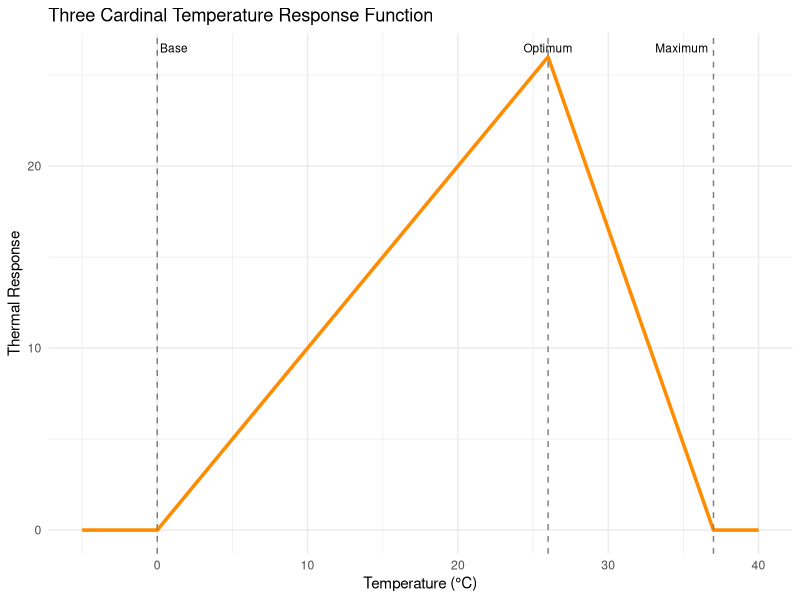

Write R code to recreate this figure.
## ---- chunk 1
library(ggplot2)

# Define temperature range
temps <- seq(-5, 40, by = 0.1)

# Three cardinal temperature response function (example: base=0, optimum=26, maximum=37)
thermal_response <- function(temp) {
    if (temp <= 0 || temp >= 37) return(0)
    if (temp >= 26) return((37 - temp) / (37 - 26) * 26)
    return(temp)
}

responses <- sapply(temps, thermal_response)

df <- data.frame(
    Temperature = temps,
    Response = responses
)

ggplot(df, aes(x = Temperature, y = Response)) +
    geom_line(color = "darkorange", size = 1.2) +
    geom_vline(xintercept = c(0, 26, 37), linetype = "dashed", color = "grey50") +
    annotate("text", x = 0, y = max(responses), label = "Base", vjust = -0.5, hjust = -0.1, size = 3) +
    annotate("text", x = 26, y = max(responses), label = "Optimum", vjust = -0.5, hjust = 0.5, size = 3) +
    annotate("text", x = 37, y = max(responses), label = "Maximum", vjust = -0.5, hjust = 1.1, size = 3) +
    labs(
        title = "Three Cardinal Temperature Response Function",
        x = "Temperature (°C)",
        y = "Thermal Response"
    ) +
    theme_minimal()

